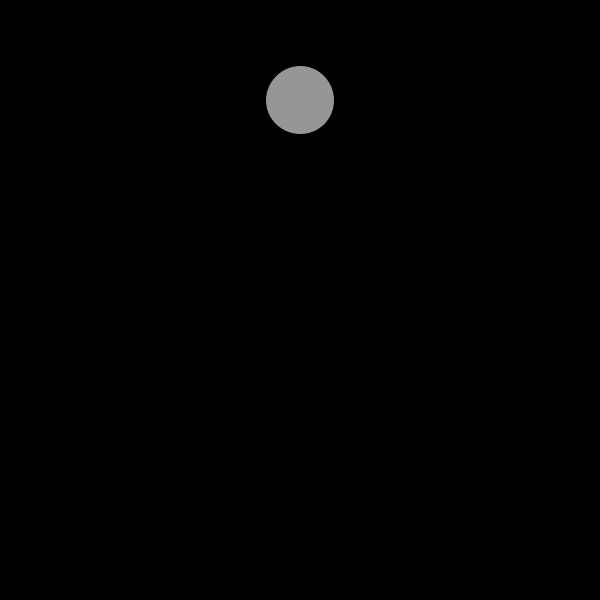
Frame 1 (no input)
Frame 60 (the mouse pressed at the canvas centre just before this capture): identical to frame 1, image omitted
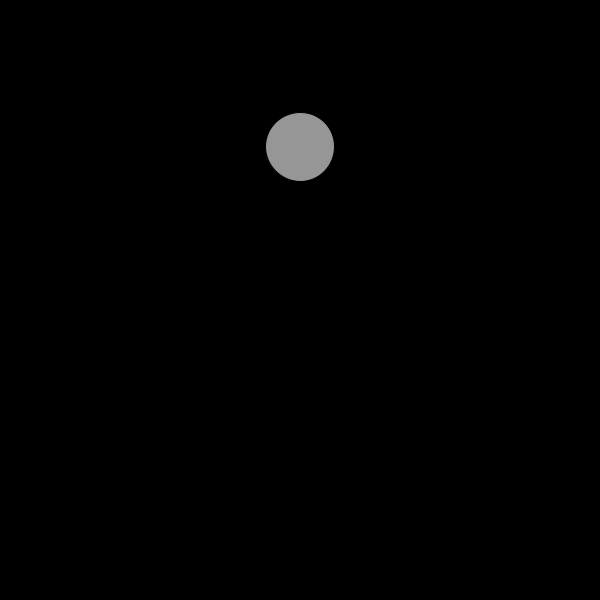
Frame 120 (the mouse held since frame 60 and released just before this capture)

The Processing sketch that drew these frames (run headless with seeded random() and noise(); from frame 60 on, the mouse is pressed at the canvas centre):

// Processing sketch: GravityExample
// ── GravityExample.pde
float x, y, d;
float gravity;
float dampening;
float yVelocity;
boolean clicked;


void setup() {
  size(600, 600);
  dampening = -0.95;
  yVelocity = 0;
  clicked = false;
  gravity = 1;
  x = width/2;
  y = 100;
  d = 69;
}

void draw() {
  background(0);
  fill(150);
  ellipse(x, y, d, d); // create an ellipse

  if (clicked) {
    yVelocity = yVelocity + gravity;
    y = y + yVelocity;
    if (y >= height - d/2) {
      yVelocity = yVelocity * dampening;
    }
  }

  y = constrain(y, 0 + d/2, height - d/2);
}

void mousePressed() {
  clicked = !clicked;
}
